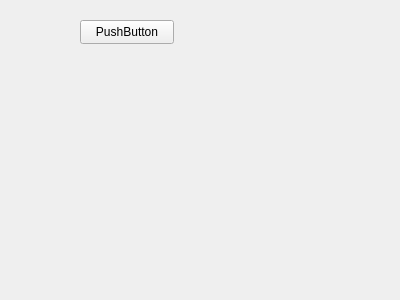
<?xml version="1.0" encoding="UTF-8"?>
<ui version="4.0">
 <class>SecondWidget</class>
 <widget class="QWidget" name="SecondWidget">
  <property name="geometry">
   <rect>
    <x>0</x>
    <y>0</y>
    <width>400</width>
    <height>300</height>
   </rect>
  </property>
  <property name="windowTitle">
   <string>Form</string>
  </property>
  <widget class="QPushButton" name="pushButton">
   <property name="geometry">
    <rect>
     <x>80</x>
     <y>20</y>
     <width>94</width>
     <height>24</height>
    </rect>
   </property>
   <property name="text">
    <string>PushButton</string>
   </property>
  </widget>
 </widget>
 <resources/>
 <connections/>
</ui>
